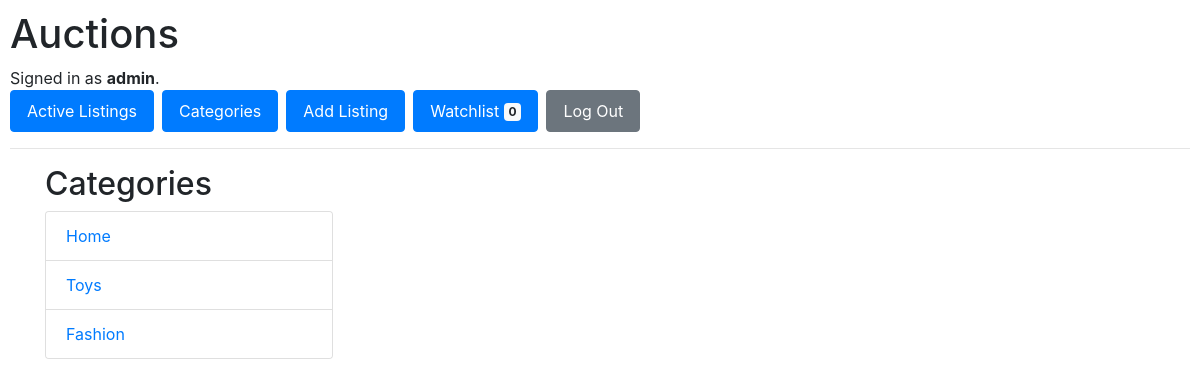
Page /categories/ (signed in) on the committed database.
### auctions/models.py (models this page shows)
class User(AbstractUser):
    watchlist = models.ManyToManyField(to="Listing", related_name="watched_by")

class Category(models.Model):
    name = models.CharField(max_length=50, unique=True)
    def __str__(self) -> str:
        return self.name
    class Meta:
        verbose_name_plural = "Categories"

### auctions/views.py (the view)
# urls.py: path("categories/", views.categories, name="categories"),
def categories(request):
    return render(request, "auctions/categories.html", context={
        "categories": Category.objects.all(),
    })

### auctions/templates/auctions/categories.html
{% extends 'auctions/layout.html' %}
{% block body %}
<div class="container">
    <div class="row">
        <div class="col">
            <h2>Categories</h2>
            <div class="card" style="width: 18rem;">
                <ul class="list-group list-group-flush">
                    {% for category  in categories %}
                    <li class="list-group-item"><a href="{% url 'category' category.id %}">{{ category }}</a></li>
                    {% endfor %}
                </ul>
            </div>
        </div>
    </div>
</div>
{% endblock body %}

### auctions/templates/auctions/layout.html (shortened to what this page needs)
{% load static %}
<!DOCTYPE html>
<html lang="en">
    <head>
        <link rel="stylesheet" href="https://stackpath.bootstrapcdn.com/bootstrap/4.4.1/css/bootstrap.min.css">
        <link href="{% static 'auctions/styles.css' %}" rel="stylesheet">
    </head>
    <body>
        <h1>Auctions</h1>
        <div>
            {% if user.is_authenticated %}
                Signed in as <strong>{{ user.username }}</strong>.
            {% else %}
                Not signed in.
            {% endif %}
        </div>
        <ul class="nav">
            <li class="nav-item">
                <a class="nav-link btn btn-primary mr-2" href="{% url 'index' %}">Active Listings</a>
            </li>
            <li class="nav-item">
                <a class="nav-link btn btn-primary mr-2" href="{% url 'categories' %}">Categories</a>
            </li>
            {% if user.is_authenticated %}
                <li class="nav-item">
                    <a class="nav-link btn btn-primary mr-2" href="{% url 'add_listing' %}">Add Listing</a>
                </li>
                <li class="nav-item">
                    <a class="nav-link btn btn-primary mr-2" href="{% url 'watchlist' %}">Watchlist <span class="badge badge-light">{{ user.watchlist.all|length }}</span></a>
                </li>
                <li class="nav-item">
                    <a class="nav-link btn btn-secondary mr-2" href="{% url 'logout' %}">Log Out</a>
                </li>
            {% endif %}
        </ul>
        <hr>
        {% block body %}
        {% endblock %}
    </body>
</html>

### auctions/static/auctions/styles.css (style rules this page uses)
body { padding: 10px; }

### rows in the picture
User: username "admin", watchlist.all|length "0"
Category: name "Home"
Category: name "Toys"
Category: name "Fashion"
